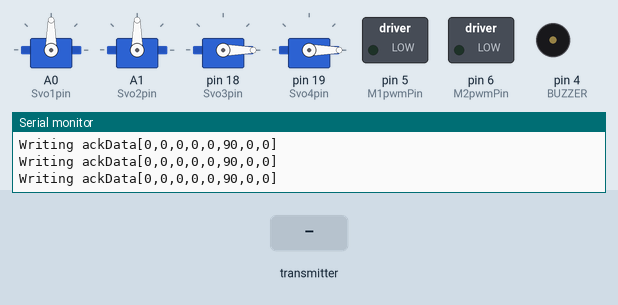
Recording of a sketch running on a simulated Arduino Uno, built with avr-gcc and run on an emulated ATmega328P. Shown: 4 × servo, switched loads named in the sketch (green lamp = pin HIGH), buzzer (waves = sounding, pin HIGH), the last lines printed to the serial monitor. Inputs (shaded band) come from the test bench. No radio packets arrive unless stated.

Above: at 1.2 s.
1.3 s: the transmitter starts sending payload.0 = 256
At 2.0 s:
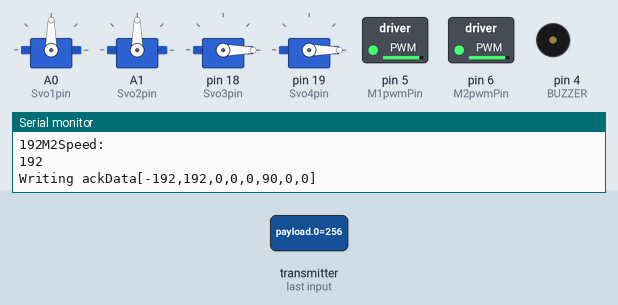
2.8 s: the transmitter starts sending payload.0 = 1023
At 4.0 s:
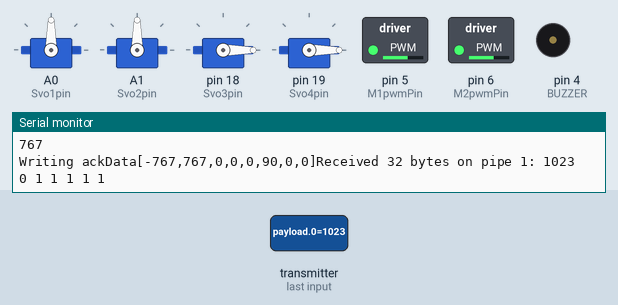
4.3 s: the transmitter starts sending payload.1 = 256
At 5.2 s:
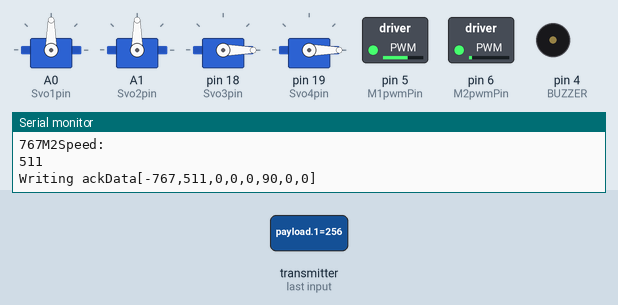
5.8 s: the transmitter starts sending payload.2 = 0
At 6.3 s:
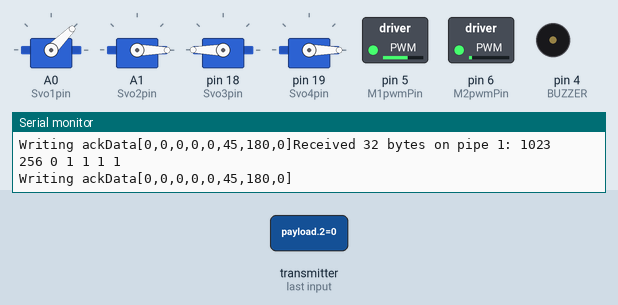
7.3 s: the transmitter starts sending payload.1 = 0
At 7.9 s:
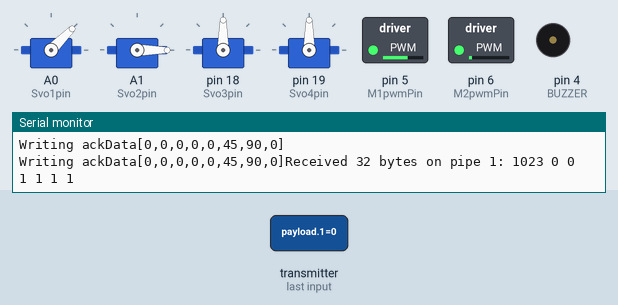
8.8 s: the transmitter starts sending payload.2 = 256
At 9.4 s:
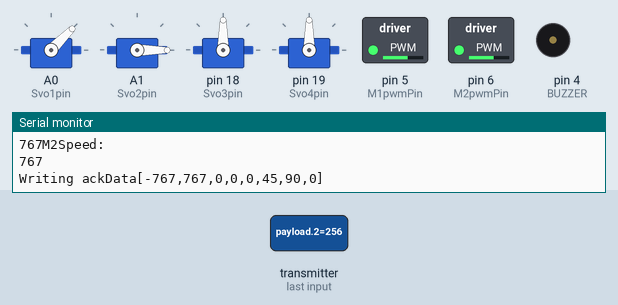
Timing chart, 0 to 11.3 s (numbered marks = the images above; inputs shaded):
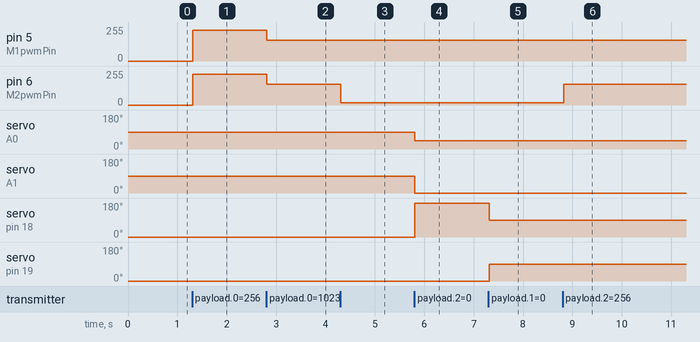

Measured:
- after the input at 1.3 s, pin 5 (M1pwmPin), pin 6 (M2pwmPin): 0/255 → 231/255 at once
- after the input at 2.8 s, pin 5 (M1pwmPin), pin 6 (M2pwmPin): 231/255 → 156/255 at once
- after the input at 4.3 s, pin 6 (M2pwmPin): 156/255 → 17/255 at once
- after the input at 5.8 s, servo on A0 (Svo1pin): 90° → 45° at once; servo on A1 (Svo2pin): 90° → 0° at once; servo on pin 18 (Svo3pin): 0° → 180° at once
- after the input at 7.3 s, servo on pin 18 (Svo3pin): 180° → 90° at once; servo on pin 19 (Svo4pin): 0° → 90° at once
- after the input at 8.8 s, pin 6 (M2pwmPin): 17/255 → 156/255 at once

The sketch:

robot.ino
```cpp
/*
This code is for an Arduino Uno reciever with motor control board and nRF24 transceiver.

Note the "ChannelFrequency", "RFpipe", and "gfxInterval" variables.  Change this so your transmitter and receiver use the same number so they are paired together and waiting the same amount of time.
Note the "gfxInterval" variable, change this to adjust input delay !!!Numbers too low will cause constant errors!!!
Note that the serial monitor should be set to 115200baud to monitor the Serial.print() output.

You need to install the library titled "RF24" from the library manager.  "RF24" by "TMRh20,Avamander"
*/

#include <SPI.h>
#include <printf.h>
#include <RF24.h>
#include <Servo.h>

// ---THESE VARIABLES MUST MATCH ON TRANSMITTER AND ROBOT---
byte const ChannelFrequency = 24;  // !!! Frequency used by transmitter = 2,400mhz + ChannelFrequency.  Must be between 0 and 124 to work.  MUst be between 0 and 83 to stay legal.  Must match on both transceivers.
byte const RFpipe = 0;             // !!! This is the pipe used to receive data.  Choose a number between 0 and 15.  Must match on both transceivers.
int const gfxInterval = 30;  // interval to wait for graphics update, VERY SENSITIVE. Affects input delay greatly
int const llTime = 5; // set Low Latency Mode wait to 5ms
// ---End matching vars---

int scoopPos = 0; // the current position of the scoop up/down (uses the big servos attached to the robot)
int scoopRot = 0; // the current positino of the scoop rotation (uses the small servos attached to the arms)
int const Svo1Start = 0;
int const Svo1End = 90;
int const Svo2Start = 0;
int const Svo2End = 0;
int const Svo3Start = 0;
int const Svo3End = 180;
int const Svo4Start = 180;
int const Svo4End = 0;

int const RF_CE = 9; // Pin for enabling RF24
int const RF_CSN = 10; // Pin for selecting Tx/Rx on RF24
RF24 radio(RF_CE, RF_CSN);  // using pin 7 for the CE pin, and pin 8 for the CSN pin.  9 and 10 for joystick board

uint8_t const address[][16] = { "1Node", "2Node", "3Node", "4Node", "5Node", "6Node", "7Node", "8Node", "9Node", "10Node", "11Node", "12Node", "13Node", "14Node", "15Node", "16Node" };
int payload[8] = {0, 0, 1, 1, 1, 1, 1, 0}; // array for holding recieved data, these are default values so the motors/servos don't move until we recieve a real transmission
int ackData[8] = { 0, 0, 0, 0, 0, 0, 0, 0 };  // the two values to send back to the remote, just using 0's for example
int msg, code, amount; // vars for Serial input

int const BUZZER = 4; // Active Buzzer on Pin4, does not require tone() command
bool buzzerEnabled = false; // Set to false if you think it's too loud
// motor control io pin assignments
int const M1pwmPin = 5;  //IOpin assignment, enable for motor1 (pwm on this pin). IO pin10 is default, but changed to leave SPI port available
int const M1dirPin = 3;  //IOpin assignment, direction for motor1.  IO pin12 is default

int const M2pwmPin = 6;  //IOpin assignment, enable for motor2 (pwm on this pin). IO pin11 is default, but changed to leave SPI port available
int const M2dirPin = 2;  //IOpin assignment, direction for motor2. IO pin13 is default

int M1speed = 0;  // variable holding speed of motor, value of 0-100
int M2speed = 0;  // variable holding speed of motor, value of 0-100

bool M1dir = 1;
bool M2dir = 1;
bool doingLL = false; // controls Low Latency Mode

float S;
float T;
float maximum;
float total;
float diff;

// Hobby Servo io pin assignments
int const Svo1pin = A0;
int const Svo2pin = A1;
int const Svo3pin = 18; // pin A4
int const Svo4pin = 19; // pin A5
Servo Servo1;  // create instance of servo
Servo Servo2;  // create instance of servo
Servo Servo3;
Servo Servo4;
//---Distance Sensor Vars---
int const trigger = 7;  // specify pin used to trigger distance sensors, connect this to all of them
int const x1Pin = -1;   // Pin for leftmost distance sensor echo
int const x2Pin = 8;    // Pin for middle distance sensor echo
int const x3Pin = -1;   // Pin for rightmost distance sensor echo
long unsigned int dstTime;
bool dstEnabled = false;
long pulseDuration;
int retry = 0;  // used for disabling motors if robot is disconnected for long enough

int const deadzone = 5;  // set deadzone to 5

void (*resetFunc)(void) = 0;  // declare reset function at address 0

void setup() {
  printf_begin();  // needed only once for printing details
  pinMode(trigger, OUTPUT);
  pinMode(x2Pin, INPUT);
  Serial.begin(115200);
  while (!Serial) {
    // some boards need to wait to ensure access to serial over USB
  }
  Serial.println(F("-------Welcome to the Robot Serial------"));
  if (!radio.begin()) {
    Serial.println(F("radio hardware is not responding!"));
    delay(1000);
    resetFunc(); // reset the Arduino
  }
  Servo1.attach(Svo1pin); // attach Servo1 to Svo1pin
  Servo2.attach(Svo2pin);
  Servo3.attach(Svo3pin);
  Servo3.write(Svo3Start);
  Servo4.attach(Svo4pin);
  Servo4.write(Svo3Start); // set Servo4 to starting position
// ---RF24 Initialization---
  radio.setDataRate(RF24_250KBPS);
  radio.enableAckPayload();  // enables sending data back to transmitter
  radio.setChannel(ChannelFrequency);                        // sets the frequency between 2,400mhz and 2,524mhz in 1mhz incriments
  radio.setPALevel(RF24_PA_MAX);                             // RF24_PA_MAX is default.
  radio.setPayloadSize(sizeof(payload));                     // set the payload size, must be < 32bytes
  radio.openReadingPipe(RFpipe, address[RFpipe]);            // open the pipe for reading from the radio
  radio.startListening();                                    // put radio in RX mode
  radio.writeAckPayload(RFpipe, &ackData, sizeof(ackData));  // pre-load data
  pinMode(BUZZER, OUTPUT);                                   // set buzzer pin to output
} // end of void setup()
void processInput() {
  msg = Serial.parseInt();
  code = msg/1000; // get the first digit
  amount = msg - (code*1000); // get the last three digits
  Serial.println(F("Control Code: "));
  Serial.println(amount);
  switch (code) {
    case 1:
      Serial.println(F("Controlling Motors"));
      payload[0] = 100;
      payload[1] = 100;
      controlRobot();
    case 2:
      Serial.println(F("Controlling Scoop Arms"));
      if (amount <= 180 && amount >= 0) { // check that "amount" is within limits
        Servo1.write(amount);
        Servo2.write(map(amount, 0, 180, 180, 0)); // reverse "amount"
      }
    case 3:
      Serial.println(F("Controlling Scoop"));
      if (amount <= 180 && amount >= 0) {
        Servo3.write(map(amount, 0, 180, Svo3Start, Svo3End));
        Servo4.write(map(amount, 0, 180, Svo4Start, Svo4End)); // reverse "amount"
      }
  }
}

void loop() {
  getData();
  if (Serial.available()) processInput(); // if there is a serial message available, process the input
  else controlRobot();
  sendAckData();
  //distances(); decided to remove dst sensors, as the scoop will get in the way
  if (doingLL) delay(llTime); // if using Low Latency mode, delay by llTIme
  else delay(gfxInterval); // otherwise,delay by gfxInterval
} // end of void loop()

void getData() {
  uint8_t pipe;
  if (radio.available(&pipe)) {              // is there a payload? get the pipe number that recieved it
    uint8_t bytes = radio.getPayloadSize();  // get the size of the payload
    radio.read(&payload, bytes);             // fetch payload from FIFO(File In File Out)
    if (payload[7] == 1) {doingLL = true; ackData[7] = 1;} // if payload[7] is equal to 1, engage Low Latency Mode and update ackData to show Txer it has been recieved
    else doingLL = false; ackData[7] = 0;// ^ if it isn't make doingLL false and update ackData as well
    Serial.print(F("Received "));
    Serial.print(bytes);  // print the size of the payload
    Serial.print(F(" bytes on pipe "));
    Serial.print(pipe);  // print the pipe number
    Serial.print(F(": "));
    for (int x = 0; x <= 6; x++) {  // print the payload's value
      Serial.print(payload[x]);
      Serial.print(F(" "));
    }
    retry = 0;
  } else {  // if communication is lost then set all values to default
    retry++;
    if (retry > 10) {
      payload[0] = 0;
      payload[1] = 0;
      for (int x = 2; x < 8; x++) { // make all buttons set to not pressed
        payload[x] = 1;
      }
      for (int x = 0; x < 3; x++) {  // beep 3 times quickly so user knows communication was lost
        if (buzzerEnabled) {
          digitalWrite(BUZZER, HIGH);
          delay(100);
          digitalWrite(BUZZER, LOW);
          delay(100);
        }
      }
      //resetFunc();  // reset the arduino so maybe it will regain communication
    }
  } // end of com lost
} // end of void getData()\

void controlRobot() {
  if (payload[7] == 0) dstEnabled = true; // if ButtonF is pressed, re-enable distance sensors
  if (buzzerEnabled) { // if the buzzer is enabled, check for horn button
    if (payload[3] == 0) digitalWrite(BUZZER, HIGH); // if ButtonB pressed and buzzer enabled, turn on horn
    else digitalWrite(BUZZER, LOW);
  }
  if (payload[4] == 0) { // button is pressed, engage scoop servo control
    Servo3.write(Svo3End);
    Servo4.write(Svo4End);
  } else { // button is not pressed, go to normal position
    //Servo3.write(Svo3Start);
    //Servo4.write(Svo4Start);
  }
  if (payload[2] == 0) {                  // ButtonA is pressed, engage servo control
    M1speed = 0; // make motor speed zero when controlling servos
    M2speed = 0; // make motor speed zero when controlling servos
    //---Calculate Values---
    scoopPos = map(payload[0], -100, 100, 0, 180);  // Convert X(-100 to 100) to int from 0-180
    scoopRot = map(payload[1], -100, 100, 0, 180); //  Convert Y(-100 to 100) to int from 0-180
    //---Write Values to Servos---
    Servo1.write(scoopPos); // write value to Servo 1
    Servo2.write(map(scoopPos, 0, 180, 180, 0)); // write value to Servo 2, using map() to reverse it
    Servo3.write(scoopRot); // write scoop rotation to Servo 3
    Servo4.write(map(scoopRot, 0, 180, 180, 0)); // write scoop rotation to Servo4, using map() to reverse it
  }
  else {  // ButtonA isn't pressed, control motors instead
    if (!(abs(payload[0]) <= deadzone && abs(payload[1]) <= deadzone)) { // if the joystick is outside of the deadzones, run the motor control
      if (payload[6] == 1) S = payload[0] * 0.75; // if joyButton not pressed make turning speed only 3/4 of full, to make it more easy to control
      else S = payload[0]; // if it is pressed, don't adjust the turning speed
      T = payload[1]; // throttle = joystickY
      //---Arcade Drive Math, adapted from <https://xiaoxiae.github.io/Robotics-Simplified-Website/drivetrain-control/arcade-drive/>---
      maximum = max(abs(T), abs(S));
      total = T + S;
      diff = T - S;
      if (T >= 0){
        if (S >= 0){ // I quadrant
          M1speed = maximum;
          M2speed = diff;
        }
        else { // II quadrant
          M1speed = total;
          M2speed = maximum;
        }
      }
      else {
        if (S >= 0){ // IV quadrant
          M1speed = total;
          M2speed = maximum * -1;
        }
        else { // III quadrant
          M1speed = maximum * -1;
          M2speed = diff;
        }
      }
      if (M1speed < 0){ // calculate direction based off of value of M1speed
        M1speed *= -1;
        M1dir = 1;
      }
      else M1dir = 0;
      if (M2speed < 0){ // calculate direction based off of value of M2speed
        M2speed *= -1;
        M2dir = 1;
      }
      else M2dir = 0;
      Serial.println("M1Speed: ");
      Serial.print(M1speed);
      Serial.println("M2Speed: ");
      Serial.print(M2speed);
      digitalWrite(M1dirPin, M1dir);
      digitalWrite(M2dirPin, M2dir);
      analogWrite(M1pwmPin, M1speed*2.54);
      analogWrite(M2pwmPin, M2speed*2.54);
    } else {  // set both motors to zero, if X&Y are within deadzone
      analogWrite(M1pwmPin, 0);
      analogWrite(M2pwmPin, 0);
      M1speed = 0;
      M2speed = 0;
    }
  } // end of controlling motors (not servos)
} // end of void controlRobot()

void sendAckData() {
  if (M1dir == 0) M1speed = M1speed * -1;  // make M1speed negative if the direction is backwards
  if (M2dir == 0) M2speed = M2speed * -1;  // make M2speed negative if the direction is backwards
  // sanitize ackData, because of floating point math errors
  /*if (M1speed > 100) M1speed = 100;
  if (M1speed < -100) M1speed = -100;
  if (M2speed > 100) M2speed = 100;
  if (M2speed < -100) M2speed = -100;
  if (Svo2pos > 180) Svo2pos = 180;
  if (Svo2pos < 0) Svo2pos = 0;*/
  ackData[0] = M1speed;
  ackData[1] = M2speed;
  //ackData[5] = scoopPos;
  ackData[5] = Servo1.read();
  //ackData[6] = scoopRot;
  ackData[6] = Servo3.read();
  Serial.println(F(""));
  Serial.print(F("Writing ackData["));
  radio.writeAckPayload(RFpipe, &ackData, sizeof(ackData));  // load the payload for the next time
  for (int i = 0; i <= 7; i++) { // print ackData to Serial
      Serial.print(ackData[i]);
      if (i != 7) Serial.print(F(",")); // if it is not the last index, print a comma
  }
  Serial.print(F("]"));
}

void distances() {  // Calculate distances from distance sensors and put into ackData; yes, I know a for loop would be better, but I haven't figured out how to that with 3 different variables
  dstTime = millis();
  if (dstEnabled){
    //digitalWrite(trigger, HIGH); // trigger the HC-SR04s
    //delayMicroseconds(10); // give enough time for the HC-SR04s to detect the trigger
    //digitalWrite(trigger, LOW); // un-trigger the HC-SR04s
    //pulseDuration = pulseIn(x1Pin, HIGH); // find time of pulse for x1
    //ackData[2] = pulseDuration * 0.0171; // find distance in cm for x1
    digitalWrite(trigger, HIGH);
    delayMicroseconds(10);
    digitalWrite(trigger, LOW);
    pulseDuration = pulseIn(x2Pin, HIGH);  // find time of pulse for x2
    ackData[3] = pulseDuration * 0.0171;   // find distance in cm for x2
    //digitalWrite(trigger, HIGH);
    //delayMicroseconds(10);
    //digitalWrite(trigger, LOW);
    //pulseDuration = pulseIn(x3Pin, HIGH); // find time of pulse for x3
    //ackData[4] = pulseDuration * 0.0171; // find distance in cm for x3
  }
  dstTime = millis() - dstTime;
  //ackData[7] = dstTime; // no longer needed, no more distance sensors
  if (doingLL) delay(llTime); // if in Low Latency Mode, wait llTIme
  else {
    if (dstTime > gfxInterval) {
    dstEnabled = false; // if the time is greater than gfxInterval ms, disable distance sensors
    Serial.print(F("DISTANCE SENSORS DISABLED"));
    }
    else { // if the dstTime is normal, wait gfxInterval ms accounting for the time the distance sensor takes
      if (dstEnabled) delay(gfxInterval - dstTime);
      else delay(gfxInterval - 5);
    }
  }
  Serial.print(F("dstTime: "));
  Serial.println(dstTime);
}
```
